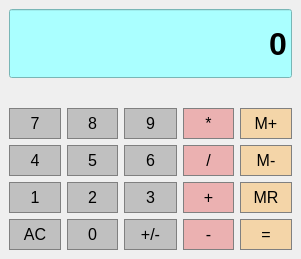
<?xml version="1.0" encoding="UTF-8"?>
<ui version="4.0">
 <class>MainWindow</class>
 <widget class="QMainWindow" name="MainWindow">
  <property name="geometry">
   <rect>
    <x>0</x>
    <y>0</y>
    <width>301</width>
    <height>259</height>
   </rect>
  </property>
  <property name="sizePolicy">
   <sizepolicy hsizetype="Expanding" vsizetype="Expanding">
    <horstretch>0</horstretch>
    <verstretch>0</verstretch>
   </sizepolicy>
  </property>
  <property name="windowTitle">
   <string>Calculator</string>
  </property>
  <property name="windowIcon">
   <iconset>
    <normalon>calc2.ico</normalon>
   </iconset>
  </property>
  <widget class="QWidget" name="centralwidget">
   <layout class="QGridLayout" name="gridLayout">
    <item row="3" column="1">
     <widget class="QPushButton" name="Button8">
      <property name="font">
       <font>
        <pointsize>12</pointsize>
       </font>
      </property>
      <property name="styleSheet">
       <string notr="true">QPushButton {
     background-color: #C0C0C0; border: 1px solid gray;
	border-radius: 0px;
	padding: 5px;
}
QPushButton:pressed {
    background-color: #A9A9A9; border: 1px solid gray;
	border-radius: 0px;
	padding: 5px;
}</string>
      </property>
      <property name="text">
       <string>8</string>
      </property>
     </widget>
    </item>
    <item row="5" column="0">
     <widget class="QPushButton" name="Button1">
      <property name="font">
       <font>
        <pointsize>12</pointsize>
       </font>
      </property>
      <property name="styleSheet">
       <string notr="true">QPushButton {
     background-color: #C0C0C0; border: 1px solid gray;
	border-radius: 0px;
	padding: 5px;
}
QPushButton:pressed {
    background-color: #A9A9A9; border: 1px solid gray;
	border-radius: 0px;
	padding: 5px;
}</string>
      </property>
      <property name="text">
       <string>1</string>
      </property>
     </widget>
    </item>
    <item row="4" column="4">
     <widget class="QPushButton" name="MemSub">
      <property name="font">
       <font>
        <pointsize>12</pointsize>
       </font>
      </property>
      <property name="styleSheet">
       <string notr="true">QPushButton {
     background-color: #f4d5a8; border: 1px solid gray;
	border-radius: 0px;
	padding: 5px;
}
QPushButton:pressed {
    background-color: #A9A9A9; border: 1px solid gray;
	border-radius: 0px;
	padding: 5px;
}</string>
      </property>
      <property name="text">
       <string>M-</string>
      </property>
     </widget>
    </item>
    <item row="6" column="2">
     <widget class="QPushButton" name="ChangeSign">
      <property name="font">
       <font>
        <pointsize>12</pointsize>
       </font>
      </property>
      <property name="styleSheet">
       <string notr="true">QPushButton {
     background-color: #C0C0C0; border: 1px solid gray;
	border-radius: 0px;
	padding: 5px;
}
QPushButton:pressed {
    background-color: #A9A9A9; border: 1px solid gray;
	border-radius: 0px;
	padding: 5px;
}</string>
      </property>
      <property name="text">
       <string>+/-</string>
      </property>
     </widget>
    </item>
    <item row="5" column="2">
     <widget class="QPushButton" name="Button3">
      <property name="font">
       <font>
        <pointsize>12</pointsize>
       </font>
      </property>
      <property name="styleSheet">
       <string notr="true">QPushButton {
     background-color: #C0C0C0; border: 1px solid gray;
	border-radius: 0px;
	padding: 5px;
}
QPushButton:pressed {
    background-color: #A9A9A9; border: 1px solid gray;
	border-radius: 0px;
	padding: 5px;
}</string>
      </property>
      <property name="text">
       <string>3</string>
      </property>
     </widget>
    </item>
    <item row="5" column="4">
     <widget class="QPushButton" name="MemRecall">
      <property name="font">
       <font>
        <pointsize>12</pointsize>
       </font>
      </property>
      <property name="styleSheet">
       <string notr="true">QPushButton {
     background-color: #f4d5a8; border: 1px solid gray;
	border-radius: 0px;
	padding: 5px;
}
QPushButton:pressed {
    background-color: #A9A9A9; border: 1px solid gray;
	border-radius: 0px;
	padding: 5px;
}</string>
      </property>
      <property name="text">
       <string>MR</string>
      </property>
     </widget>
    </item>
    <item row="3" column="0">
     <widget class="QPushButton" name="Button7">
      <property name="font">
       <font>
        <pointsize>12</pointsize>
       </font>
      </property>
      <property name="styleSheet">
       <string notr="true">QPushButton {
     background-color: #C0C0C0; border: 1px solid gray;
	border-radius: 0px;
	padding: 5px;
}
QPushButton:pressed {
    background-color: #A9A9A9; border: 1px solid gray;
	border-radius: 0px;
	padding: 5px;
}</string>
      </property>
      <property name="text">
       <string>7</string>
      </property>
     </widget>
    </item>
    <item row="3" column="3">
     <widget class="QPushButton" name="Multiply">
      <property name="font">
       <font>
        <pointsize>12</pointsize>
       </font>
      </property>
      <property name="styleSheet">
       <string notr="true">QPushButton {
     background-color: #ebb1b1; border: 1px solid gray;
	border-radius: 0px;
	padding: 5px;
}
QPushButton:pressed {
    background-color: #A9A9A9; border: 1px solid gray;
	border-radius: 0px;
	padding: 5px;
}
</string>
      </property>
      <property name="text">
       <string>*</string>
      </property>
     </widget>
    </item>
    <item row="1" column="0" colspan="5">
     <widget class="QLineEdit" name="Display">
      <property name="sizePolicy">
       <sizepolicy hsizetype="Expanding" vsizetype="Expanding">
        <horstretch>0</horstretch>
        <verstretch>0</verstretch>
       </sizepolicy>
      </property>
      <property name="font">
       <font>
        <family>Arial</family>
        <pointsize>24</pointsize>
        <weight>75</weight>
        <bold>true</bold>
       </font>
      </property>
      <property name="styleSheet">
       <string notr="true">background-color: rgb(170, 255, 255);</string>
      </property>
      <property name="text">
       <string>0</string>
      </property>
      <property name="alignment">
       <set>Qt::AlignRight|Qt::AlignTrailing|Qt::AlignVCenter</set>
      </property>
     </widget>
    </item>
    <item row="5" column="3">
     <widget class="QPushButton" name="Add">
      <property name="font">
       <font>
        <pointsize>12</pointsize>
       </font>
      </property>
      <property name="styleSheet">
       <string notr="true">QPushButton {
     background-color: #ebb1b1; border: 1px solid gray;
	border-radius: 0px;
	padding: 5px;
}
QPushButton:pressed {
    background-color: #A9A9A9; border: 1px solid gray;
	border-radius: 0px;
	padding: 5px;
}
</string>
      </property>
      <property name="text">
       <string>+</string>
      </property>
     </widget>
    </item>
    <item row="4" column="2">
     <widget class="QPushButton" name="Button6">
      <property name="font">
       <font>
        <pointsize>12</pointsize>
       </font>
      </property>
      <property name="styleSheet">
       <string notr="true">QPushButton {
     background-color: #C0C0C0; border: 1px solid gray;
	border-radius: 0px;
	padding: 5px;
}
QPushButton:pressed {
    background-color: #A9A9A9; border: 1px solid gray;
	border-radius: 0px;
	padding: 5px;
}</string>
      </property>
      <property name="text">
       <string>6</string>
      </property>
     </widget>
    </item>
    <item row="6" column="1">
     <widget class="QPushButton" name="Button0">
      <property name="font">
       <font>
        <pointsize>12</pointsize>
       </font>
      </property>
      <property name="styleSheet">
       <string notr="true">QPushButton {
     background-color: #C0C0C0; border: 1px solid gray;
	border-radius: 0px;
	padding: 5px;
}
QPushButton:pressed {
    background-color: #A9A9A9; border: 1px solid gray;
	border-radius: 0px;
	padding: 5px;
}</string>
      </property>
      <property name="text">
       <string>0</string>
      </property>
     </widget>
    </item>
    <item row="4" column="0">
     <widget class="QPushButton" name="Button4">
      <property name="font">
       <font>
        <pointsize>12</pointsize>
       </font>
      </property>
      <property name="styleSheet">
       <string notr="true">QPushButton {
     background-color: #C0C0C0; border: 1px solid gray;
	border-radius: 0px;
	padding: 5px;
}
QPushButton:pressed {
    background-color: #A9A9A9; border: 1px solid gray;
	border-radius: 0px;
	padding: 5px;
}</string>
      </property>
      <property name="text">
       <string>4</string>
      </property>
     </widget>
    </item>
    <item row="3" column="2">
     <widget class="QPushButton" name="Button9">
      <property name="font">
       <font>
        <pointsize>12</pointsize>
       </font>
      </property>
      <property name="styleSheet">
       <string notr="true">QPushButton {
     background-color: #C0C0C0; border: 1px solid gray;
	border-radius: 0px;
	padding: 5px;
}
QPushButton:pressed {
    background-color: #A9A9A9; border: 1px solid gray;
	border-radius: 0px;
	padding: 5px;
}</string>
      </property>
      <property name="text">
       <string>9</string>
      </property>
     </widget>
    </item>
    <item row="6" column="4">
     <widget class="QPushButton" name="Equals">
      <property name="font">
       <font>
        <pointsize>12</pointsize>
       </font>
      </property>
      <property name="styleSheet">
       <string notr="true">QPushButton {
     background-color: #f4d5a8; border: 1px solid gray;
	border-radius: 0px;
	padding: 5px;
}
QPushButton:pressed {
    background-color: #A9A9A9; border: 1px solid gray;
	border-radius: 0px;
	padding: 5px;
}</string>
      </property>
      <property name="text">
       <string>=</string>
      </property>
     </widget>
    </item>
    <item row="4" column="3">
     <widget class="QPushButton" name="Divide">
      <property name="font">
       <font>
        <pointsize>12</pointsize>
       </font>
      </property>
      <property name="styleSheet">
       <string notr="true">QPushButton {
     background-color: #ebb1b1; border: 1px solid gray;
	border-radius: 0px;
	padding: 5px;
}
QPushButton:pressed {
    background-color: #A9A9A9; border: 1px solid gray;
	border-radius: 0px;
	padding: 5px;
}
</string>
      </property>
      <property name="text">
       <string>/</string>
      </property>
     </widget>
    </item>
    <item row="6" column="0">
     <widget class="QPushButton" name="AllClear">
      <property name="font">
       <font>
        <pointsize>12</pointsize>
       </font>
      </property>
      <property name="styleSheet">
       <string notr="true">QPushButton {
     background-color: #C0C0C0; border: 1px solid gray;
	border-radius: 0px;
	padding: 5px;
}
QPushButton:pressed {
    background-color: #A9A9A9; border: 1px solid gray;
	border-radius: 0px;
	padding: 5px;
}</string>
      </property>
      <property name="text">
       <string>AC</string>
      </property>
     </widget>
    </item>
    <item row="5" column="1">
     <widget class="QPushButton" name="Button2">
      <property name="font">
       <font>
        <pointsize>12</pointsize>
       </font>
      </property>
      <property name="styleSheet">
       <string notr="true">QPushButton {
     background-color: #C0C0C0; border: 1px solid gray;
	border-radius: 0px;
	padding: 5px;
}
QPushButton:pressed {
    background-color: #A9A9A9; border: 1px solid gray;
	border-radius: 0px;
	padding: 5px;
}</string>
      </property>
      <property name="text">
       <string>2</string>
      </property>
     </widget>
    </item>
    <item row="6" column="3">
     <widget class="QPushButton" name="Subtract">
      <property name="font">
       <font>
        <pointsize>12</pointsize>
       </font>
      </property>
      <property name="styleSheet">
       <string notr="true">QPushButton {
     background-color: #ebb1b1; border: 1px solid gray;
	border-radius: 0px;
	padding: 5px;
}
QPushButton:pressed {
    background-color: #A9A9A9; border: 1px solid gray;
	border-radius: 0px;
	padding: 5px;
}
</string>
      </property>
      <property name="text">
       <string>-</string>
      </property>
     </widget>
    </item>
    <item row="3" column="4">
     <widget class="QPushButton" name="MemAdd">
      <property name="font">
       <font>
        <pointsize>12</pointsize>
       </font>
      </property>
      <property name="styleSheet">
       <string notr="true">QPushButton {
     background-color: #f4d5a8; border: 1px solid gray;
	border-radius: 0px;
	padding: 5px;
}
QPushButton:pressed {
    background-color: #A9A9A9; border: 1px solid gray;
	border-radius: 0px;
	padding: 5px;
}</string>
      </property>
      <property name="text">
       <string>M+</string>
      </property>
     </widget>
    </item>
    <item row="4" column="1">
     <widget class="QPushButton" name="Button5">
      <property name="font">
       <font>
        <pointsize>12</pointsize>
       </font>
      </property>
      <property name="styleSheet">
       <string notr="true">QPushButton {
     background-color: #C0C0C0; border: 1px solid gray;
	border-radius: 0px;
	padding: 5px;
}
QPushButton:pressed {
    background-color: #A9A9A9; border: 1px solid gray;
	border-radius: 0px;
	padding: 5px;
}</string>
      </property>
      <property name="text">
       <string>5</string>
      </property>
     </widget>
    </item>
    <item row="2" column="0" colspan="2">
     <widget class="QLabel" name="label">
      <property name="font">
       <font>
        <pointsize>12</pointsize>
        <weight>75</weight>
        <bold>true</bold>
       </font>
      </property>
      <property name="styleSheet">
       <string notr="true">color: rgb(255, 0, 0);</string>
      </property>
      <property name="text">
       <string/>
      </property>
     </widget>
    </item>
    <item row="2" column="3" colspan="2">
     <widget class="QLabel" name="memlabel">
      <property name="font">
       <font>
        <pointsize>12</pointsize>
        <weight>75</weight>
        <bold>true</bold>
       </font>
      </property>
      <property name="styleSheet">
       <string notr="true">color: rgb(0, 0, 255);</string>
      </property>
      <property name="text">
       <string/>
      </property>
      <property name="alignment">
       <set>Qt::AlignRight|Qt::AlignTrailing|Qt::AlignVCenter</set>
      </property>
     </widget>
    </item>
   </layout>
  </widget>
  <widget class="QMenuBar" name="menubar">
   <property name="geometry">
    <rect>
     <x>0</x>
     <y>0</y>
     <width>301</width>
     <height>21</height>
    </rect>
   </property>
  </widget>
 </widget>
 <resources/>
 <connections/>
</ui>
